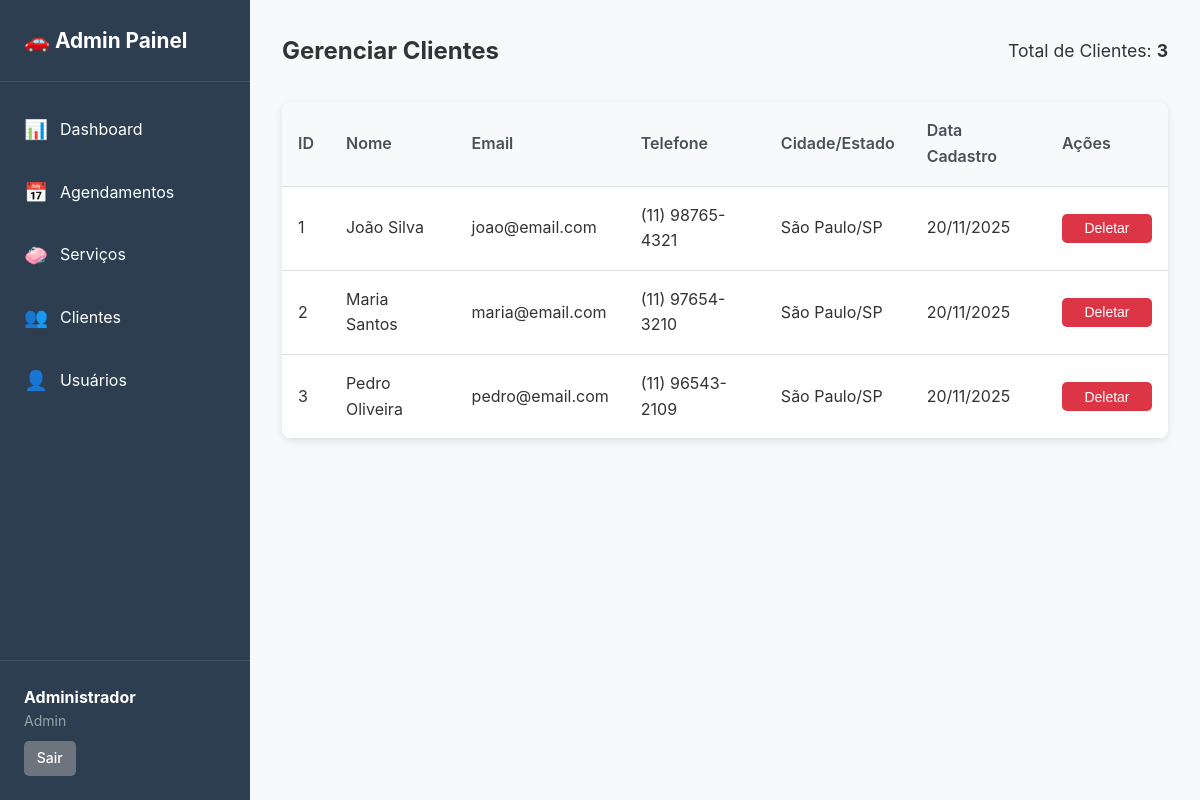
Page /public/admin/clientes.php (signed in) on the committed database.
### tables this page shows
CREATE TABLE clientes (
    id INT PRIMARY KEY AUTO_INCREMENT,
    nome VARCHAR(100) NOT NULL,
    email VARCHAR(100) UNIQUE NOT NULL,
    senha VARCHAR(255) NOT NULL,
    telefone VARCHAR(20) NOT NULL,
    endereco VARCHAR(255) NOT NULL,
    cidade VARCHAR(100) NOT NULL,
    estado VARCHAR(2) NOT NULL,
    cep VARCHAR(10) NOT NULL,
    data_cadastro TIMESTAMP DEFAULT CURRENT_TIMESTAMP,
    data_atualizacao TIMESTAMP DEFAULT CURRENT_TIMESTAMP ON UPDATE CURRENT_TIMESTAMP,
    INDEX idx_email (email),
    INDEX idx_nome (nome),
    INDEX idx_telefone (telefone)
);

### app/controllers/BaseController.php (called while the page is built, shortened)
<?php
require_once __DIR__ . '/../../config/database.php';
class BaseController {
    public function __construct() {
        $database = new Database();
        $this->db = $database->getConnection();
    }
}
?>

### config/database.php (called while the page is built, shortened)
<?php
class Database {
    private $host = "localhost";
    private $db_name = "lavagem_veiculos";
    private $username = "root";
    private $password = "";
    public function getConnection() {
        $this->conn = null;
        try {
            $this->conn = new PDO(
                "mysql:host=" . $this->host . ";dbname=" . $this->db_name . ";charset=utf8mb4",
                $this->username,
                $this->password,
                array(
                    PDO::ATTR_ERRMODE => PDO::ERRMODE_EXCEPTION,
                    PDO::ATTR_DEFAULT_FETCH_MODE => PDO::FETCH_ASSOC,
                    PDO::ATTR_EMULATE_PREPARES => false
                )
            );
        } catch(PDOException $exception) {
            echo "Erro de conexão: " . $exception->getMessage();
        }
        return $this->conn;
    }
}
?>

### app/controllers/ClientesController.php (called while the page is built, shortened)
<?php
require_once __DIR__ . '/../models/Cliente.php';
require_once __DIR__ . '/BaseController.php';
class ClientesController extends BaseController {
    public function getList() {
        $m = new Cliente($this->db);
        $stmt = $m->readAll();
        return $stmt->fetchAll(PDO::FETCH_ASSOC);
    }
}
?>

### app/models/Cliente.php (called while the page is built, shortened)
<?php
require_once __DIR__ . '/../../config/database.php';
class Cliente {
    private $conn;
    private $table_name = "clientes";
    public function __construct($db = null) {
        if ($db) {
            $this->conn = $db;
        } else {
            $database = new Database();
            $this->conn = $database->getConnection();
        }
    }
    public function readAll() {
        $query = "SELECT * FROM " . $this->table_name . " ORDER BY nome ASC";
        $stmt = $this->conn->prepare($query);
        $stmt->execute();
        return $stmt;
    }
}
?>

### config/config.php (called while the page is built, shortened)
<?php
function formatarData($data) {
    return date('d/m/Y', strtotime($data));
}
?>

### public/admin/clientes.php (the view, shortened to what this page needs)
<?php
require_once __DIR__ . '/../../config/config.php';
require_once __DIR__ . '/../../app/controllers/ClientesController.php';
$controller = new ClientesController();
$clientes = $controller->getList();
include __DIR__ . '/../../app/views/admin/header_admin.php';
?>
<div class="admin-content">
    <div class="admin-header">
        <h2>Gerenciar Clientes</h2>
        <div class="admin-stats">
            <span>Total de Clientes: <strong><?php echo count($clientes); ?></strong></span>
        </div>
    </div>
    <div class="admin-table-container">
        <table class="admin-table">
            <thead>
                <tr>
                    <th>ID</th>
                    <th>Nome</th>
                    <th>Email</th>
                    <th>Telefone</th>
                    <th>Cidade/Estado</th>
                    <th>Data Cadastro</th>
                    <th>Ações</th>
                </tr>
            </thead>
            <tbody>
                <?php foreach ($clientes as $cliente): ?>
                <tr>
                    <td><?php echo $cliente['id']; ?></td>
                    <td><?php echo htmlspecialchars($cliente['nome']); ?></td>
                    <td><?php echo htmlspecialchars($cliente['email']); ?></td>
                    <td><?php echo htmlspecialchars($cliente['telefone']); ?></td>
                    <td><?php echo htmlspecialchars($cliente['cidade']) . '/' . htmlspecialchars($cliente['estado']); ?></td>
                    <td><?php echo formatarData($cliente['data_cadastro']); ?></td>
                    <td>
                        <button onclick="deletarCliente(<?php echo $cliente['id']; ?>)" class="btn btn-sm btn-danger">Deletar</button>
                    </td>
                </tr>
                <?php endforeach; ?>
            </tbody>
        </table>
    </div>
</div>
<?php include __DIR__ . '/../../app/views/admin/footer_admin.php'; ?>

### public/css/style.css (style rules this page uses)
* { margin: 0; padding: 0; box-sizing: border-box; }
body { font-family: -apple-system, BlinkMacSystemFont, 'Segoe UI', Roboto, 'Helvetica Neue', Arial, sans-serif; line-height: 1.6; color: #333; background-color: #f5f5f5; }
.btn { display: inline-block; padding: 0.75rem 1.5rem; background: #667eea; color: white; text-decoration: none; border-radius: 5px; border: none; cursor: pointer; font-size: 1rem; font-weight: 500; transition: all 0.3s; }
.btn-danger { background: #dc3545; }
.btn-sm { padding: 0.4rem 0.8rem; font-size: 0.875rem; }
.admin-body { background: #f8f9fa; }
.admin-content { max-width: 1400px; }
.admin-header { display: flex; justify-content: space-between; align-items: center; margin-bottom: 2rem; }
.admin-stats { display: flex; gap: 2rem; font-size: 1.1rem; }
.admin-table-container { background: white; border-radius: 10px; box-shadow: 0 2px 10px rgba(0,0,0,0.1); overflow-x: auto; }
.admin-table { width: 100%; border-collapse: collapse; }
.admin-table thead { background: #f8f9fa; }
.admin-table th, .admin-table td { padding: 1rem; text-align: left; border-bottom: 1px solid #dee2e6; }
.admin-table th { font-weight: 600; color: #495057; }
.admin-table .btn-sm { min-width: 90px; text-align: center; }

### rows in the picture
clientes: id "1", nome "João Silva", email "joao@email.com", telefone "(11) 98765-4321", cidade "São Paulo", estado "SP", data_cadastro "20/11/2025"
clientes: id "2", nome "Maria Santos", email "maria@email.com", telefone "(11) 97654-3210", cidade "São Paulo", estado "SP", data_cadastro "20/11/2025"
clientes: id "3", nome "Pedro Oliveira", email "pedro@email.com", telefone "(11) 96543-2109", cidade "São Paulo", estado "SP", data_cadastro "20/11/2025"

### other values in the picture
$_SESSION['admin_nome'] "Administrador"
$_SESSION['admin_tipo'] "Admin"
count($clientes) "3"
